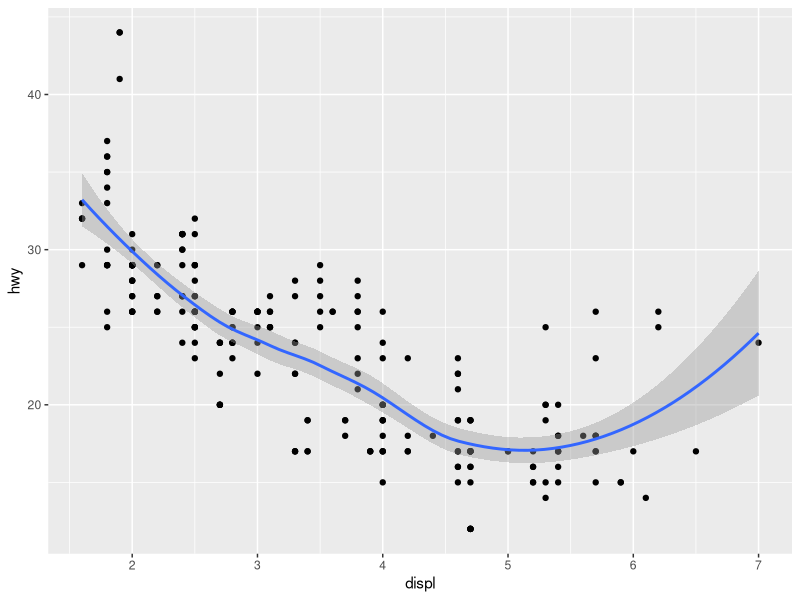

Recreate this plot in R.
# 加载ggplot2绘图包
library("ggplot2")
# 设置工作路径
setwd("D:\\softwares\\applied statistics\\rcodelearning\\chap18\\sourcecode")
# 指定数据，和横纵轴变量，以及几何对象
p <- ggplot(mpg, aes(displ, hwy)) +
    geom_point() +
    geom_smooth(method = "loess", span = 0.7)
# 保存文件
ggsave("../codeimage/code7.pdf")
# 保存工作空间
save.image("R7.RData")
